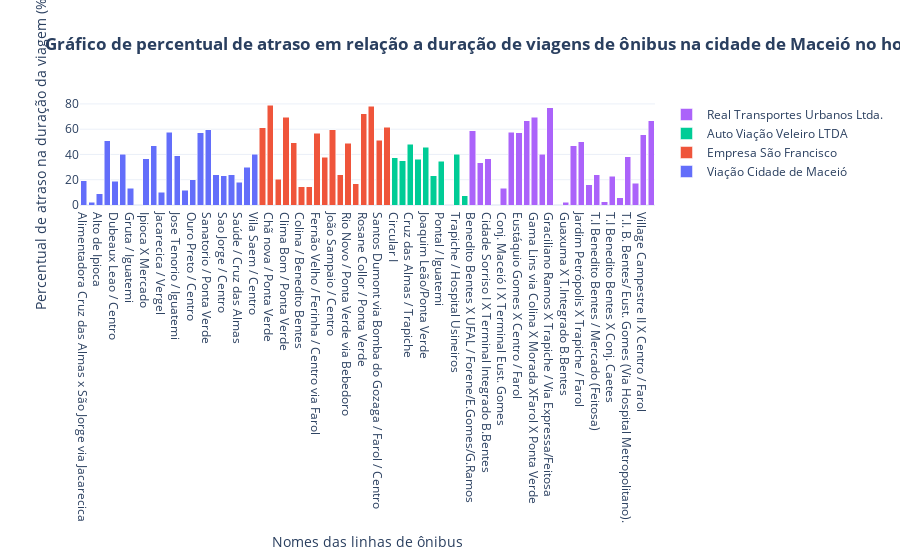

Notebook code cell kept with this figure:
### Markdown cell above
Um outro gráfico gerado a partir do DataFrame obtido foi o gráfico de percentual de atraso na duração da viagem em horário de pico (no nosso caso, o horário das 05:00:00 as 08:00:00). A função que carrega tal ferramenta está hospedada no arquivo "grafico_percentual_atraso_viagem.py" e é chamada de "grafico_atraso_viagem". Esta função é responsável por plotar um gráfico de barras com percentual de atraso em relação a duração da viagem por linhas de ônibus e suas respectivas empresas.
Para a filtragem dos dados para a geração do quarto gráfico, foi elaborada uma função chamada "divisao_empresas" que gera uma lista de DataFrame reorganizada a partir das empresas presentes no arquivo bruto csv e suas respectivas linhas de ônibus.

### Code cell
arq = divisao_empresas(df)
grafico_atraso_dur_viagem = grafico_atraso_viagem(arq)

### Figure 1 — Plotly figure (JSON) as saved in the notebook; plotly's stock layout.template omitted (floating-point values rounded to 4 significant figures)
{"data": [{"name": "Viação Cidade de Maceió", "type": "bar", "x": ["Alimentadora Cruz das Almas x São Jorge via Jacarecica", "Alimentadora J.S. Peixoto x Terminal Rodoviário do Feitosa", "Alto de Ipioca", "Cruz das Almas X Ponta Verde", "Dubeaux Leao / Centro", "Feitosa X Centro / Farol", "Gruta / Iguatemi", "Gruta x Cruz das Almas via Farol/P.Verde", "Ipioca X Mercado", "Ipioca x Trapiche via Poço", "Jacarecica / Vergel", "Jose Tenorio / Centro", "Jose Tenorio / Iguatemi", "Mirante / Vergel", "Ouro Preto / Centro", "Saem / Iguatemi", "Sanatorio / Ponta Verde", "Sanatorio / Sinimbu", "Sao Jorge / Centro", "Sao Jorge / Ponta Verde", "Saúde / Cruz das Almas", "UFAL / Ipioca", "Vila Saem / Centro"], "y": [19.35, 2.174, 8.784, 51.02, 18.75, 40, 13.33, 0, 36.44, 46.94, 10, 57.78, 38.89, 11.84, 20, 57.14, 59.57, 24, 23.08, 24.14, 18.18, 29.94, 40]}, {"name": "Empresa São Francisco", "type": "bar", "x": ["Chã da Jaqueira / Ponta Verde", "Chã nova / Ponta Verde", "Clima Bom / Centro", "Clima Bom / Ponta Verde", "Clima Bom via Colina / Trapiche", "Colina / Benedito Bentes", "Colina / Poço", "Fernão Velho / Ferinha / Centro via Farol", "Joao Sampaio / Trapiche", "João Sampaio / Centro", "Rio Novo / Colina / Centro via Farol", "Rio Novo / Ponta Verde via Bebedoro", "Rosane Collor / Centro", "Rosane Collor / Ponta Verde", "Santos Dumont X Ponta Verde / Farol", "Santos Dumont via Bomba do Gozaga / Farol / Centro", "UFAL via Colina / cambona / Jaragua / Ponta Verde"], "y": [61.15, 78.95, 20.55, 69.52, 49.09, 14.46, 14.29, 56.76, 37.78, 59.68, 23.88, 48.94, 16.85, 72.09, 78.26, 51.22, 61.67]}, {"name": "Auto Viação Veleiro LTDA", "type": "bar", "x": ["Circular I", "Circular II", "Cruz das Almas / Trapiche", "Joaquim Leão/Feitosa", "Joaquim Leão/Ponta Verde", "Ponta Verde / Vergel", "Pontal / Iguatemi", "Pontal/UFAL", "Trapiche / Hospital Usineiros", "Vergel / Ponta Verde"], "y": [37.5, 35, 48.15, 36.11, 45.71, 23.26, 34.55, 0, 40, 7.5]}, {"name": "Real Transportes Urbanos Ltda.", "type": "bar", "x": ["Benedito Bentes X UFAL / Forene/E.Gomes/G.Ramos", "Benedito Bentes x Centro.", "Cidade Sorriso I X Terminal Integrado B.Bentes", "Cj.Carminha X Terminal Integrado B.Bentes", "Conj. Maceió I X Terminal Eust. Gomes", "Eustaquio Gomes/Centro (Cambuci/Sta. Lúcia/Rod)", "Eustáquio Gomes X Centro / Farol", "Eustáquio Gomes X Iguatemi", "Gama Lins via Colina X Morada XFarol X Ponta Verde", "Graciliano Ramos X Centro / Farol", "Graciliano Ramos X Trapiche / Via Expressa/Feitosa", "Grand Jardim / T. Eus. Gomes (Alimentadora)", "Guaxuma X T.Integrado B.Bentes", "Henrique Equelman X Vergel", "Jardim Petrópolis X Trapiche / Farol", "José Aprígio X Terminal Integrado B.Bentes", "T.I Benedito Bentes / Mercado (Feitosa)", "T.I Benedito Bentes X Cidade Sorriso II", "T.I Benedito Bentes X Conj. Caetes", "T.I Benedito Bentes X Frei Damião", "T.I. B. Bentes/ Eust. Gomes (Via Hospital Metropolitano).", "Term.Sal.Lyra X T.I B.Bentes (RECANTOS)", "Village Campestre II X Centro / Farol", "Village Campestre II X Trapiche  /Cambuci/Feitosa"], "y": [58.82, 33.33, 36.51, 0, 13.24, 57.69, 57.14, 66.67, 69.44, 40, 76.92, 0, 2.222, 46.94, 50, 16.13, 24, 2.381, 22.92, 5.66, 38, 17.24, 55.56, 66.67]}], "layout": {"barmode": "stack", "title": {"text": "<b>Gráfico de percentual de atraso em relação a duração de viagens de ônibus na cidade de Maceió no horário 05:00:00 até 08:00:00</b>"}, "xaxis": {"title": {"text": "Nomes das linhas de ônibus"}}, "yaxis": {"title": {"text": "Percentual de atraso na duração da viagem (%)"}}}}
